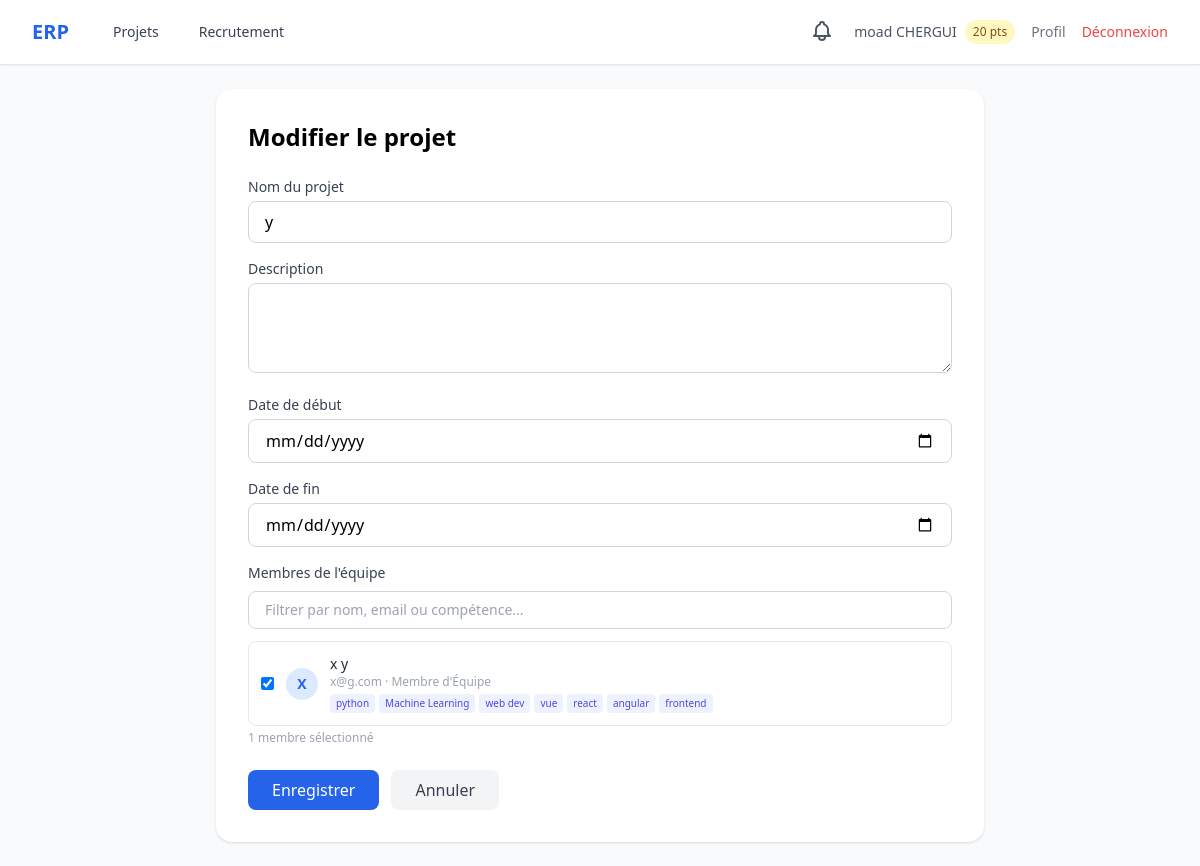
Page /projects/2/edit/ (signed in) on the committed database.
### accounts/models.py (models this page shows, shortened)
class User(AbstractUser):
    class Role(models.TextChoices):
        ADMIN = 'admin', 'Administrateur'
        HR_MANAGER = 'hr_manager', 'Responsable RH'
        PROJECT_MANAGER = 'project_manager', 'Chef de Projet'
        TEAM_MEMBER = 'team_member', "Membre d'Équipe"
    role = models.CharField(max_length=20, choices=Role.choices, default=Role.TEAM_MEMBER)
    skills = models.TextField(blank=True, help_text="Compétences séparées par des virgules")
    avatar = models.ImageField(upload_to='avatars/', blank=True, null=True)
    reward_points = models.IntegerField(default=0)
    department = models.ForeignKey(
        Department, on_delete=models.SET_NULL, null=True, blank=True,
        related_name='members', verbose_name="Département"
    )
    @property
    def is_hr(self):
        return self.role == self.Role.HR_MANAGER
    @property
    def skills_list(self):
        return [s.strip() for s in self.skills.split(',') if s.strip()]

### projects/models.py (models this page shows, shortened)
class Project(models.Model):
    name = models.CharField(max_length=200, verbose_name="Nom du projet")
    description = models.TextField(blank=True, verbose_name="Description")
    start_date = models.DateField(verbose_name="Date de début")
    end_date = models.DateField(verbose_name="Date de fin")
    manager = models.ForeignKey(settings.AUTH_USER_MODEL, on_delete=models.CASCADE,
                                 related_name='managed_projects')
    members = models.ManyToManyField(settings.AUTH_USER_MODEL, blank=True,
                                     related_name='projects')
    created_at = models.DateTimeField(auto_now_add=True)
    class Meta:
        ordering = ['-created_at']
        verbose_name = "Projet"

### projects/views.py (the view)
# urls.py: path('<int:pk>/edit/', views.project_edit, name='project_edit'),
@login_required
@role_required('admin', 'project_manager')
def project_edit(request, pk):
    project = get_object_or_404(Project, pk=pk)
    if not request.user.is_superuser and request.user.role != 'admin' and project.manager != request.user:
        return HttpResponseForbidden('Accès refusé.')
    form = ProjectForm(request.POST or None, instance=project)
    all_users = User.objects.filter(role='team_member').exclude(pk=project.manager_id)
    selected_member_ids = list(project.members.values_list('id', flat=True))
    if request.method == 'POST' and form.is_valid():
        form.save()
        member_ids = request.POST.getlist('members')
        project.members.set(member_ids)
        return redirect('projects:project_detail', pk=pk)
    return render(request, 'projects/project_form.html', {
        'form': form, 'title': 'Modifier le projet',
        'all_users': all_users, 'selected_member_ids': selected_member_ids,
    })

### projects/forms.py
class ProjectForm(forms.ModelForm):
    class Meta:
        model = Project
        fields = ['name', 'description', 'start_date', 'end_date']
        widgets = {
            'name': forms.TextInput(attrs={'class': tw}),
            'description': forms.Textarea(attrs={'class': tw, 'rows': 3}),
            'start_date': forms.DateInput(attrs={'class': tw, 'type': 'date'}),
            'end_date': forms.DateInput(attrs={'class': tw, 'type': 'date'}),
        }

### notifications/context_processors.py (called while the page is built)
def unread_notifications_count(request):
    if request.user.is_authenticated:
        count = request.user.notifications.filter(is_read=False).count()
    else:
        count = 0
    return {'unread_notifications_count': count}

### templates/projects/project_form.html (shortened to what this page needs)
{% extends 'base.html' %}
{% block content %}
<div class="max-w-3xl mx-auto">
    <div class="bg-white rounded-2xl shadow p-8">
        <h1 class="text-2xl font-bold mb-6">{{ title }}</h1>
        <form method="post">
            {% for field in form %}
            <div class="mb-4">
                <label class="block text-sm font-medium text-gray-700 mb-1">{{ field.label }}</label>
                {{ field }}
            </div>
            {% endfor %}
            {% if all_users %}
            <div class="mb-4">
                <label class="block text-sm font-medium text-gray-700 mb-2">Membres de l'équipe</label>
                <input type="text" id="member-filter" placeholder="Filtrer par nom, email ou compétence..."
                    class="w-full px-4 py-2 border border-gray-300 rounded-lg focus:ring-2 focus:ring-blue-500 text-sm mb-3">
                <div id="member-checkboxes" class="max-h-72 overflow-y-auto border rounded-lg divide-y">
                    {% for user in all_users %}
                    <label class="member-item flex items-center p-3 hover:bg-blue-50 cursor-pointer transition"
                        data-search="{{ user.username }} {{ user.first_name }} {{ user.last_name }} {{ user.email }} {{ user.skills }}">
                        <input type="checkbox" name="members" value="{{ user.pk }}"
                        {% if user.pk in selected_member_ids %}
                            checked{% endif %} class="rounded border-gray-300 text-blue-600 focus:ring-blue-500 mr-3">
                        <div
                            class="w-8 h-8 bg-blue-100 rounded-full flex items-center justify-center text-blue-600 font-bold text-sm mr-3 flex-shrink-0">
                            {{ user.username|first|upper }}
                        </div>
                        <div class="flex-1 min-w-0">
                            <p class="text-sm font-medium text-gray-800 truncate">{{ user.get_full_name|default:user.username }}</p>
                            <p class="text-xs text-gray-400 truncate">{{ user.email|default:"—" }} · {{ user.get_role_display }}</p>
                            {% if user.skills %}
                            <div class="flex flex-wrap gap-1 mt-1">
                                {% for skill in user.skills_list %}
                                <span class="text-[10px] bg-indigo-50 text-indigo-600 px-1.5 py-0.5 rounded">{{ skill }}</span>
                                {% endfor %}
                            </div>
                            {% endif %}
                        </div>
                    </label>
                    {% endfor %}
                </div>
                <p class="text-xs text-gray-400 mt-1" id="member-count"></p>
            </div>
            {% endif %}
            <div class="flex space-x-3 mt-6">
                <button type="submit" class="bg-blue-600 text-white px-6 py-2 rounded-lg hover:bg-blue-700 font-medium">
                    Enregistrer
                </button>
                <a href="{% url 'projects:dashboard' %}"
                    class="bg-gray-100 text-gray-700 px-6 py-2 rounded-lg hover:bg-gray-200">Annuler</a>
            </div>
        </form>
    </div>
</div>
{% endblock %}

### templates/base.html (shortened to what this page needs)
<!doctype html>
<html lang="fr" class="h-full bg-gray-50">
  <head>
    <script src="https://cdn.tailwindcss.com"></script>
  </head>
  <body class="h-full" hx-headers='{"X-CSRFToken": "{{ csrf_token }}"}'>
    <div class="min-h-full">
      <nav class="bg-white shadow-sm border-b">
        <div class="mx-auto max-w-7xl px-4 sm:px-6 lg:px-8">
          <div class="flex h-16 items-center justify-between">
            <div class="flex items-center space-x-8">
              <a
                href="{% url 'projects:dashboard' %}"
                class="text-xl font-bold text-blue-600"
                >ERP</a
              >
              {% if user.is_authenticated %}
              <div class="flex space-x-4">
                <a
                  href="{% url 'projects:dashboard' %}"
                  class="text-gray-700 hover:text-blue-600 px-3 py-2 text-sm font-medium"
                  >Projets</a
                >
                {% if user.is_hr or user.is_superuser or user.role == 'admin' %}
                <a
                  href="{% url 'hiring:job_list' %}"
                  class="text-gray-700 hover:text-blue-600 px-3 py-2 text-sm font-medium"
                  >Recrutement</a
                >
                {% endif %}
              </div>
              {% endif %}
            </div>
            <div class="flex items-center space-x-4">
              {% if user.is_authenticated %}
              <div class="relative" id="notif-wrapper">
                <button
                  id="notif-btn"
                  onclick="toggleNotif(event)"
                  hx-get="{% url 'notifications:dropdown' %}"
                  hx-target="#notif-dropdown-panel"
                  hx-swap="innerHTML"
                  hx-trigger="click"
                  class="relative text-gray-600 hover:text-blue-600 p-1"
                >
                </button>
              </div>
              <div class="flex items-center space-x-2">
                <span class="text-sm text-gray-600"
                  >{{ user.get_full_name|default:user.username }}</span
                >
                <span
                  class="bg-yellow-100 text-yellow-800 text-xs px-2 py-1 rounded-full"
                  >{{ user.reward_points }} pts</span
                >
              </div>
              <a
                href="{% url 'accounts:profile' %}"
                class="text-sm text-gray-500 hover:text-blue-600"
                >Profil</a
              >
              <a
                href="{% url 'accounts:logout' %}"
                class="text-sm text-red-500 hover:text-red-700"
                >Déconnexion</a
              >
              {% else %}
              <a
                href="{% url 'accounts:login' %}"
                class="text-sm text-blue-600 hover:text-blue-800 font-medium"
                >Connexion</a
              >
              {% endif %}
            </div>
          </div>
        </div>
      </nav>
      <main class="mx-auto max-w-7xl px-4 sm:px-6 lg:px-8 py-6">
        {% block content %}{% endblock %}
      </main>
    </div>
  </body>
</html>

### rows in the picture
User: get_full_name "moad CHERGUI", reward_points "20"
Project: form "y"
User: members "☑", username|first "X", get_full_name "x y", email "x@g.com", role "Membre d'Équipe", skills_list "python" "Machine Learning" "web dev" "vue" "react" "angular" "frontend"

### other values in the picture
{{ title }} "Modifier le projet"
{{ field.label }} "Nom du projet" "Description" "Date de début" "Date de fin"
